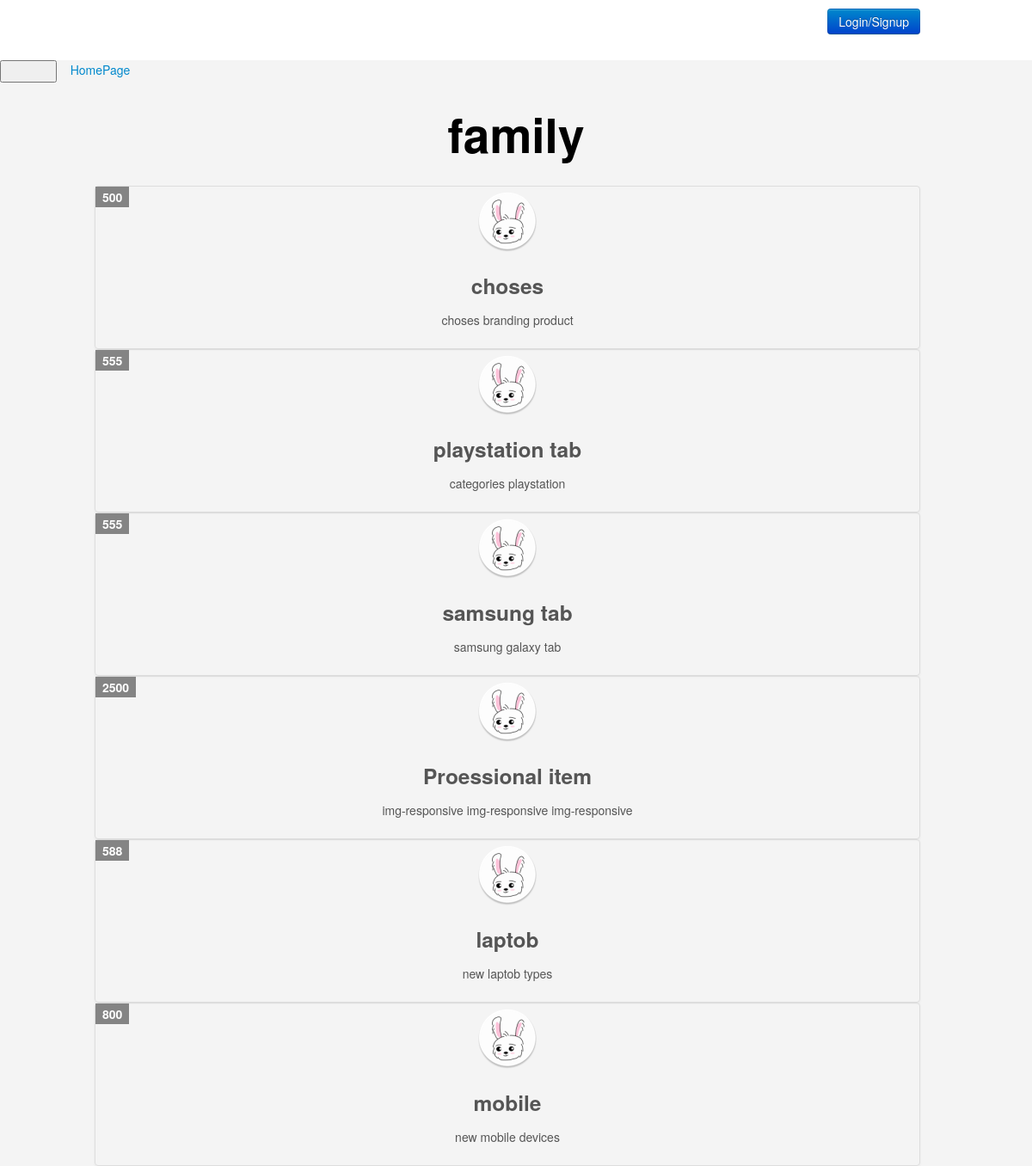
The page /categories.php?pageid=10&pagename=family on the database its author committed.
### tables this page shows
CREATE TABLE `items` (
  `item_ID` int(11) NOT NULL,
  `name` varchar(255) NOT NULL,
  `description` text NOT NULL,
  `price` varchar(255) NOT NULL,
  `add_Date` date NOT NULL,
  `country_made` varchar(255) NOT NULL,
  `image` varchar(255) NOT NULL,
  `status` varchar(255) NOT NULL,
  `rating` smallint(6) NOT NULL,
  `Approve` tinyint(4) NOT NULL DEFAULT 0,
  `Cat_ID` int(11) NOT NULL,
  `Member_ID` int(11) DEFAULT NULL
);

### init.php (called while the page is built, shortened)
<?php
    include 'admin/connect.php';
    $tpl = 'includes/templates/';
    $fun = 'includes/functions/';
    $css = 'layout/css/';
include($fun  .'functions.php');
include  $tpl . 'header.php';

### includes/functions/functions.php (called while the page is built, shortened)
<?php
 function getItems($where , $value){
    global $con;
    $getItems = $con->prepare("SELECT * FROM items WHERE $where = ? ORDER BY item_ID  DESC");
    $getItems->execute(array($value));
    $item = $getItems->fetchAll();
    return $item;
 }

### categories.php (the view)
<?php include 'init.php';?>
<div class="container">
    <h1 class="text-center"><?php echo str_replace('','-',$_GET['pagename'])?></h1>
    <div class="row">
    <?php
      foreach (getItems('Cat_ID',$_GET['pageid']) as $item){
        echo '<div class="col-sm-6 col-md-3>">';
        echo '<div class="thumbnail item-box">';
        echo '<span class="price-tag">' .$item['price'] .  '</span>';
        echo '<img class="img-responsive" src="rab.png" alt="" />';
        echo '<div class="caption">';
        echo '<h3 class="text-center">' .$item['name'] .  '</h3>';
        echo '<p class="text-center">' . $item['description'].  '</p>';
        echo '</div>';
        echo '</div>';
        echo '</div>';
            }
?>
    </div>
</div>
<?php include $tpl . 'footer.php'; ?>

### includes/templates/header.php (shortened to what this page needs)
<!DOCTYPE html>
<html lang="en">
<head>
    <link rel="stylesheet" href="<?php echo $css; ?>bootstrap.min.css"/>
    <link rel="stylesheet" href="<?php echo $css; ?>frontend.css"/>
    <link rel="stylesheet" href="<?php echo $css; ?>font-awesome.min.css"/>
</head>
<body>
<div class="upper-bar">
  <div class="container">
    <?php
        if(isset($_SESSION['user'])){
            echo 'welcome ' .  $sessionUser .' ';
      echo '<a class="btn btn-primary" href="profile.php">Profile </a>';
      echo '<a  class="btn btn-primary" style="margin:2px;" href="newad.php"> New Add </a>';
      echo '<a class="btn btn-danger" href="logout.php"> Logout</a>';
         $userStatus =   checkUserStatus($sessionUser);
          if ( $userStatus == 1 ){
          }
        }else{
            ?>
       <a href="login.php">
        <span  class="pull-right btn btn-primary">Login/Signup</span>
       </a>
       <?php  };
      ?>
  </div>
</div>
    <div class="upper-bar">  </div>
<nav class="navbar navbar-inverse">
  <div class="container">
    <div class="navbar-header">
      <button type="button" class="navbar-toggle collapsed" data-toggle="collapse" data-target="#app-nav" aria-expanded="false">
        <span class="icon-bar"></span>
        <span class="icon-bar"></span>
        <span class="icon-bar"></span>
      </button>
      <a class="navbar-brand" href="index.php">HomePage</a>
    </div>
  </div>
</nav>

### includes/templates/footer.php (shortened to what this page needs)
</body>
</html>

### layout/css/frontend.css (style rules this page uses)
body { background-color: #F4F4F4; }
h1 { font-size: 55px; margin: 40px 0; font-weight: bold; color: #000000; }
.navbar { border-radius: 0; margin-bottom: 0; }
.nav>li>a, .navbar-brand { padding: 15px 12px; }
.navbar-brand { font-size: 1em; }
.item-box { position: relative; }
.upper-bar { padding: 10px; background-color:#FFF ; }
.item-box .price-tag { background-color: #848484; padding: 2px 8px; position: absolute; left: 0; font-weight: bold; color: #FFF; top: 0; }

### rows shown on the page
items: price "500", name "choses", description "choses branding product"
items: price "555", name "playstation tab", description "categories playstation"
items: price "555", name "samsung tab", description "samsung galaxy tab"
items: price "2500", name "Proessional item", description "img-responsive img-responsive img-responsive"
items: price "588", name "laptob", description "new laptob types"
items: price "800", name "mobile", description "new mobile devices"

### other values the page prints
str_replace('','-',$_GET['pagename']) "family"
